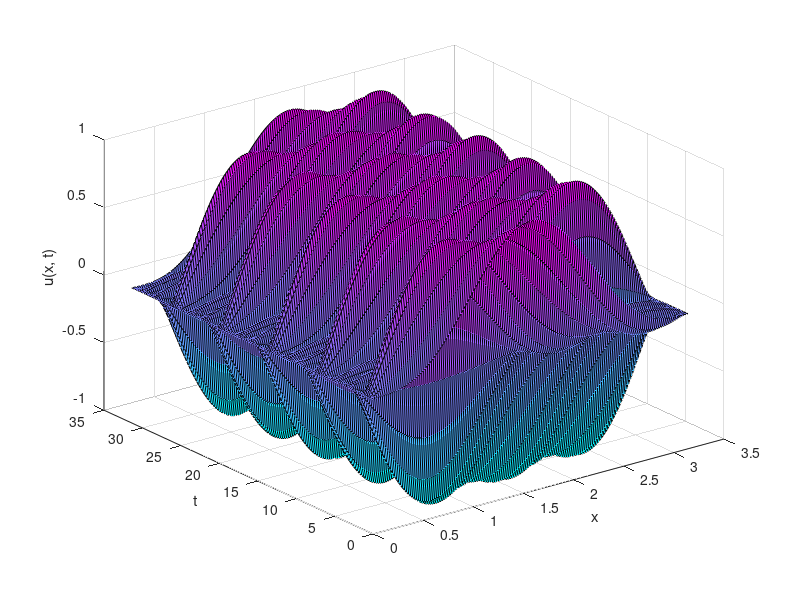

This chart was generated by the following MATLAB code:
clc
clear all

c = 3;

x = 0:0.02:pi;
t = 10 .* x;

% V = VideoWriter('Ejercicio27_04_2021.mp4');
% video.FrameRate = 100;
% open(V);
% 
% figure(1)
% xlim([-0.4, 3.5])
% ylim([-1, 1])
% grid on
% xlabel('t')
% ylabel('u(x, t)')
% title('Solucion u(x, t)')
% % set(gcf,'Position',[200 200 1000 1000])
% hold on
% 
% for i = 1:length(t)
%    y = (3/4) .* sin(x) .* cos(t(i)) + (1/2) .* sin(2 .* x) .* sin(2 * t(i)) - (1/4) .* sin(3 .* x) .* cos(3 * t(i));
%    plot(x, y, 'r')
%    if(i == 1)
%        pause(3)
%    end
%    F = getframe(gcf);
%    writeVideo(V, F);
%    if(i ~= length(t))
%        cla
%    end
% end
% 
% close(V);

figure(2)
[X, T] = meshgrid(x, t);
U = (3/4) .* sin(X) .* cos(T) + (1/2) .* sin(2 .* X) .* sin(2 .* T) - (1/4) .* sin(3 .* X) .* cos(3 .* T);
surf(X, T, U)
xlabel('x')
ylabel('t')
zlabel('u(x, t)')
colormap cool